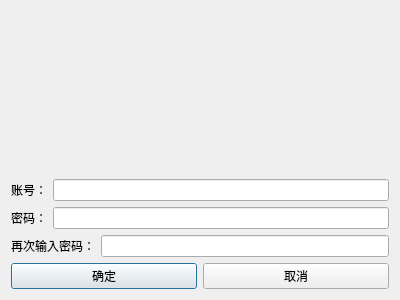
<?xml version="1.0" encoding="UTF-8"?>
<ui version="4.0">
 <class>RegisterInterface</class>
 <widget class="QDialog" name="RegisterInterface">
  <property name="geometry">
   <rect>
    <x>0</x>
    <y>0</y>
    <width>400</width>
    <height>300</height>
   </rect>
  </property>
  <property name="windowTitle">
   <string>RegisterInterface</string>
  </property>
  <property name="windowIcon">
   <iconset>
    <normaloff>images/ArteryTech.ico</normaloff>images/ArteryTech.ico</iconset>
  </property>
  <layout class="QVBoxLayout" name="verticalLayout_2">
   <item>
    <layout class="QVBoxLayout" name="verticalLayout">
     <item>
      <widget class="QLabel" name="BackgroundLabel">
       <property name="text">
        <string/>
       </property>
      </widget>
     </item>
     <item>
      <layout class="QHBoxLayout" name="horizontalLayout">
       <item>
        <widget class="QLabel" name="UsernameLabel">
         <property name="text">
          <string>账号：</string>
         </property>
        </widget>
       </item>
       <item>
        <widget class="QLineEdit" name="UsernameLineEdit"/>
       </item>
      </layout>
     </item>
     <item>
      <layout class="QHBoxLayout" name="horizontalLayout_2">
       <item>
        <widget class="QLabel" name="PasswordLabel">
         <property name="text">
          <string>密码：</string>
         </property>
        </widget>
       </item>
       <item>
        <widget class="QLineEdit" name="PasswordLineEdit"/>
       </item>
      </layout>
     </item>
     <item>
      <layout class="QHBoxLayout" name="horizontalLayout_3">
       <item>
        <widget class="QLabel" name="PasswordLabel2">
         <property name="text">
          <string>再次输入密码：</string>
         </property>
        </widget>
       </item>
       <item>
        <widget class="QLineEdit" name="PasswordLineEdit2"/>
       </item>
      </layout>
     </item>
     <item>
      <layout class="QHBoxLayout" name="horizontalLayout_4">
       <item>
        <widget class="QPushButton" name="ConfirmPushButton">
         <property name="text">
          <string>确定</string>
         </property>
        </widget>
       </item>
       <item>
        <widget class="QPushButton" name="CancelPushButton">
         <property name="text">
          <string>取消</string>
         </property>
        </widget>
       </item>
      </layout>
     </item>
    </layout>
   </item>
  </layout>
 </widget>
 <layoutdefault spacing="6" margin="11"/>
 <resources/>
 <connections/>
</ui>
